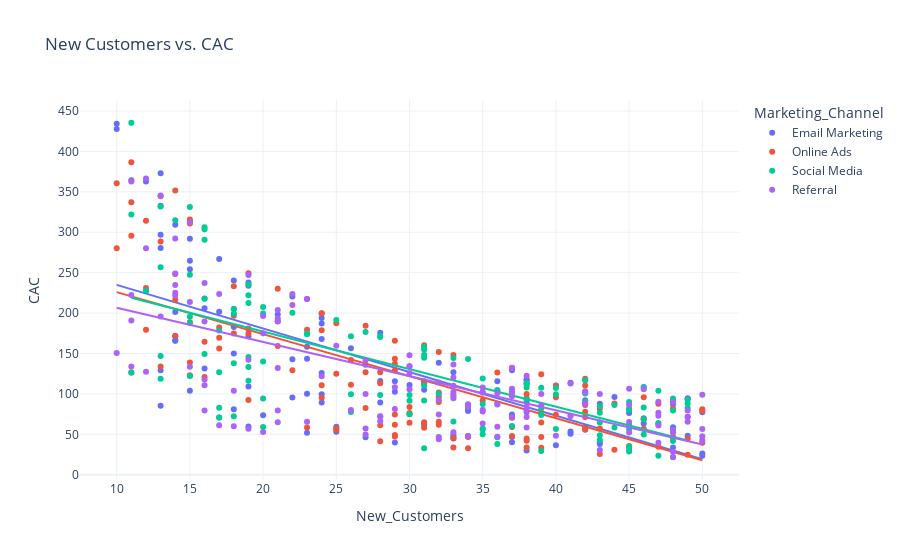

Notebook source saved alongside this figure:
### Code cell
# Relationship between new customers acquired and CAC
fig2 = px.scatter(data, x='New_Customers', 
                  y='CAC', color='Marketing_Channel', 
                  title='New Customers vs. CAC', 
                  trendline='ols')
fig2.show()
